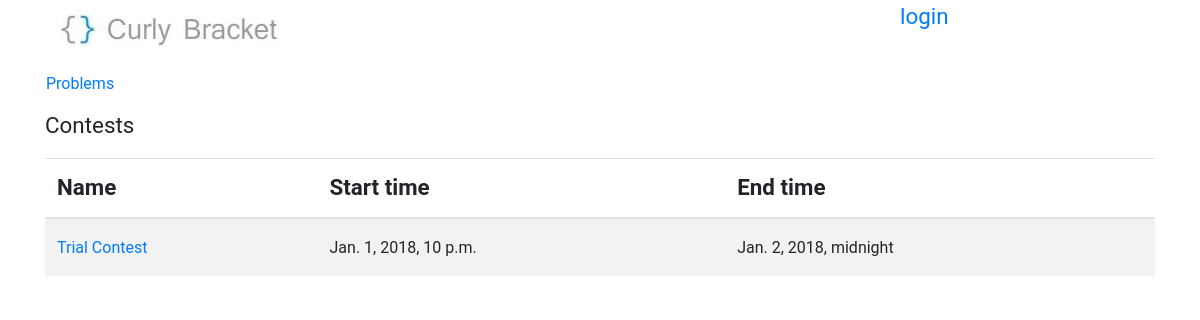
The page /contests/ on the database as committed earlier.
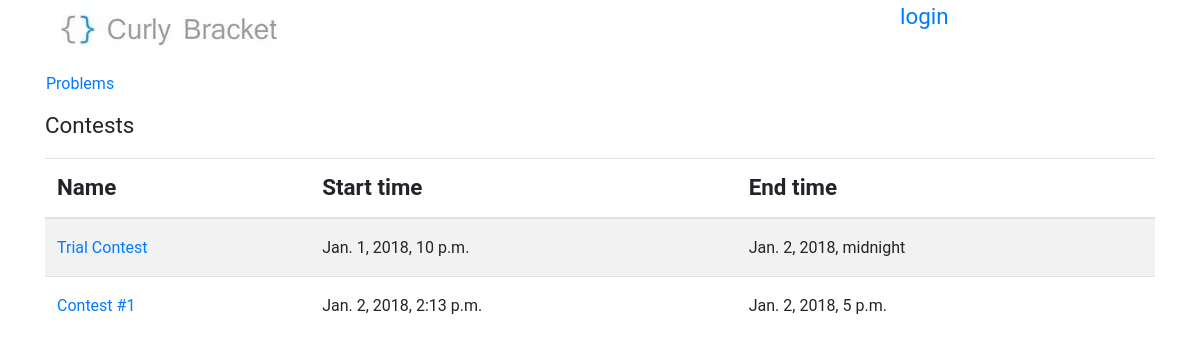
The same page on the database as committed later.
### BracketsOJ/models.py (models this page shows, shortened)
class contest(models.Model):
    name = models.CharField(max_length=50)
    start_date = models.DateTimeField()
    end_date = models.DateTimeField(blank=True,null=True)

### BracketsOJ/views.py (the view)
# urls.py: re_path(r'contests/?', views.contestsView, name='contests'),
def contestsView(request):
    contests = contest.objects.all()
    try:
        return render(request, 'contests.html', {'contests': contests})
    except:
        raise SuspiciousOperation()

### templates/contests.html (shortened to what this page needs)
{% extends "base.html" %}
{% block content %}
        <div>
            <nav class="row nav problem-text">
                <a class="nav-link" href="{% url 'problems' %}">Problems</a>
            </nav>
        </div>
        <div>
            <p>Contests</p>
            <div class="table-responsive">
                <table class="table table-striped">
                    <thead>
                        <tr>
                            <th colspan="2">
                                 Name
                            </th>
                            <th>
                                Start time
                            </th>
                            <th>
                                End time
                            </th>
                        </tr>
                    </thead>
                    <tbody class="problem-text">
                    {% load tz %}
                    {% for contest in contests %}
                        <tr>
                            <td colspan="2">
                                <a href="{% url 'dashboard' contest_id=contest.id %}">{{ contest.name }}</a>
                            </td>
                            <td>
                                {{ contest.start_date|localtime }}
                            </td>
                            <td>
                                {{ contest.end_date|localtime }}
                            </td>
                        </tr>
                    {% endfor %}
                    </tbody>
                </table>
            </div>
        </div>
{% endblock content %}

Rows that differ between the two databases and show on the page:
added contest: name "Contest #1", start_date "Jan. 2, 2018, 2:13 p.m.", end_date "Jan. 2, 2018, 5 p.m."
